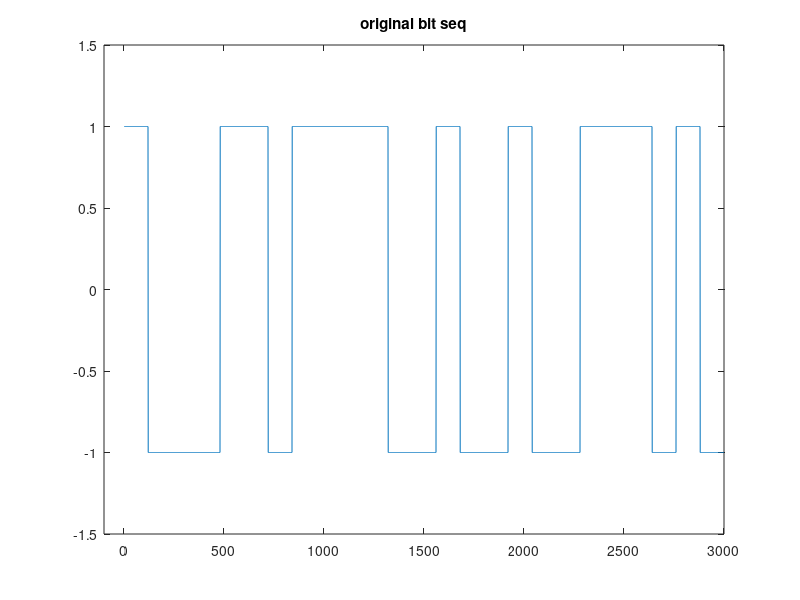
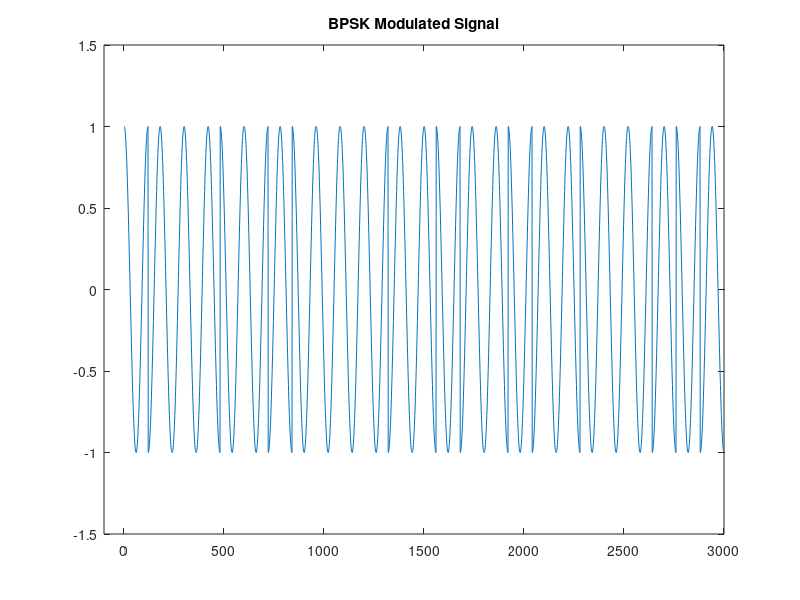
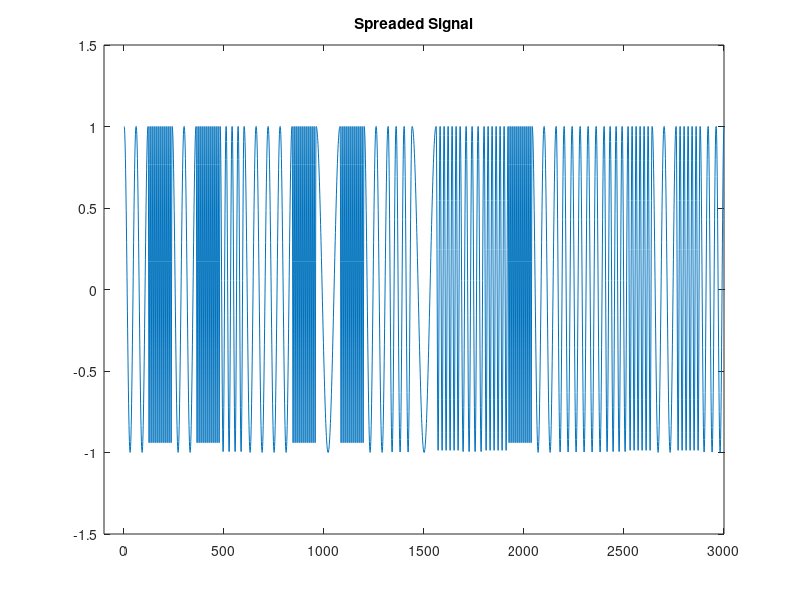
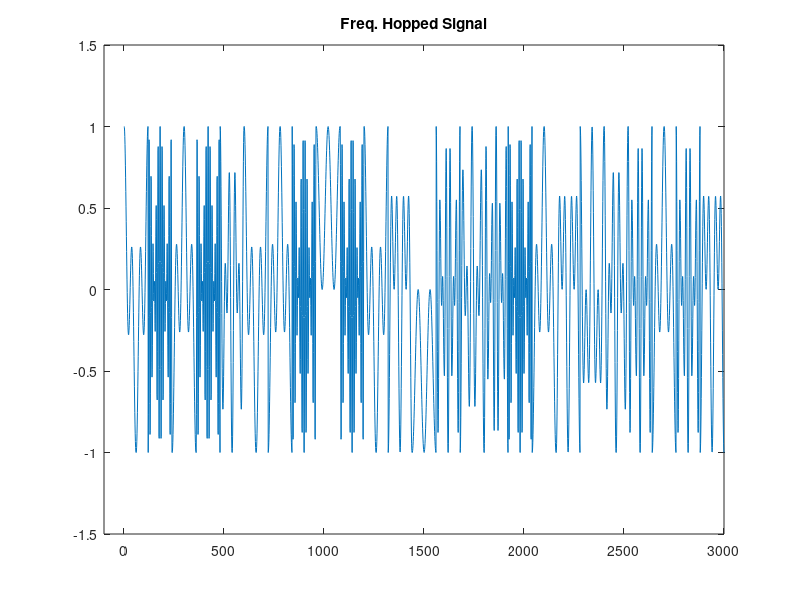

Recreate these plots in MATLAB, in order.

clc
clear all
close all

%%%%%%%%%%%%%%%%%%%%%%%%%%%%%%%____TX___%%%%%%%%%%%%%%%%%%%%%%%%%%%%%%%%
%%
%Generating Bit pattern - Generate 25 bits
s = round(rand(1,25));
%%
%Generate Signal & Carrier
signal = [];
carrier =[];
T = 120;
t= [0 : 2*pi/(T-1) : 2*pi];
for k=1:25
    if s(1,k) == 0
        sig = -ones(1,T);
    else
        sig = ones(1,T);
    end
    c = cos(t);
    carrier = [carrier c];
    signal = [signal sig];
end
%%
%plot generated bit seq
figure(1);
plot(signal);
axis([-100 3000 -1.5 1.5]);
title('original bit seq');
%%
%BPSK Mod
bpsk_sig = signal .* carrier;
%%
%plot BPSK modulated signal
figure(2);
plot(bpsk_sig);
axis([-100 3000 -1.5 1.5]);
title('BPSK Modulated Signal');
%%
%different carrier feq
t1= [0 : 2*pi/9 : 2*pi];
t2= [0 : 2*pi/19 : 2*pi];
t3= [0 : 2*pi/29 : 2*pi];
t4= [0 : 2*pi/39 : 2*pi];
t5= [0 : 2*pi/59 : 2*pi];
t6= [0 : 2*pi/119 : 2*pi];

c1= cos(t1);
c1= [c1 c1 c1 c1 c1 c1 c1 c1 c1 c1 c1 c1 ];
c2= cos(t2);
c2= [c2 c2 c2 c2 c2 c2];
c3= cos(t3);
c3= [c3 c3 c3 c3];
c4= cos(t4);
c4= [c4 c4 c4];
c5= cos(t5);
c5= [c5 c5];
c6= cos(t6);
%%
%random freq hops to form a spread signal
spread_signal =[];
% for n=1:25
%     c = 6;
%     spread_signal = [spread_signal c6] 
% end

for n=1:25
    c= randi([1 6],1,1);

    switch(c)
        case (1)
            spread_signal = [spread_signal c1];
        case (2)
            spread_signal = [spread_signal c2];
        case (3)
            spread_signal = [spread_signal c3];
        case (4)
            spread_signal = [spread_signal c4];
        case (5)
            spread_signal = [spread_signal c5];
        case (6)
            spread_signal = [spread_signal c6];
    end
end

%%
figure(3);
plot(spread_signal);
axis ([-100 3000 -1.5 1.5]);
title('Spreaded Signal');
%%
%Spreading of the BPSK signal into wider band, to obtain the freq_hopped_signal
freq_hopped_sig = bpsk_sig.*spread_signal;
%%
figure(4);
plot(freq_hopped_sig);
axis ([-100 3000 -1.5 1.5]);
title('Freq. Hopped Signal');
%%
%%%%%%%%%%%%%%%%%%%%%%%%%%%%%%%____RX___%%%%%%%%%%%%%%%%%%%%%%%%%%%%%%%%
%Demodulating   
demod_psk = freq_hopped_sig.*spread_signal;


figure(5);
plot(demod_psk);
axis ([-100 3000 -1.5 1.5]);
title('demodulated Signal');

















